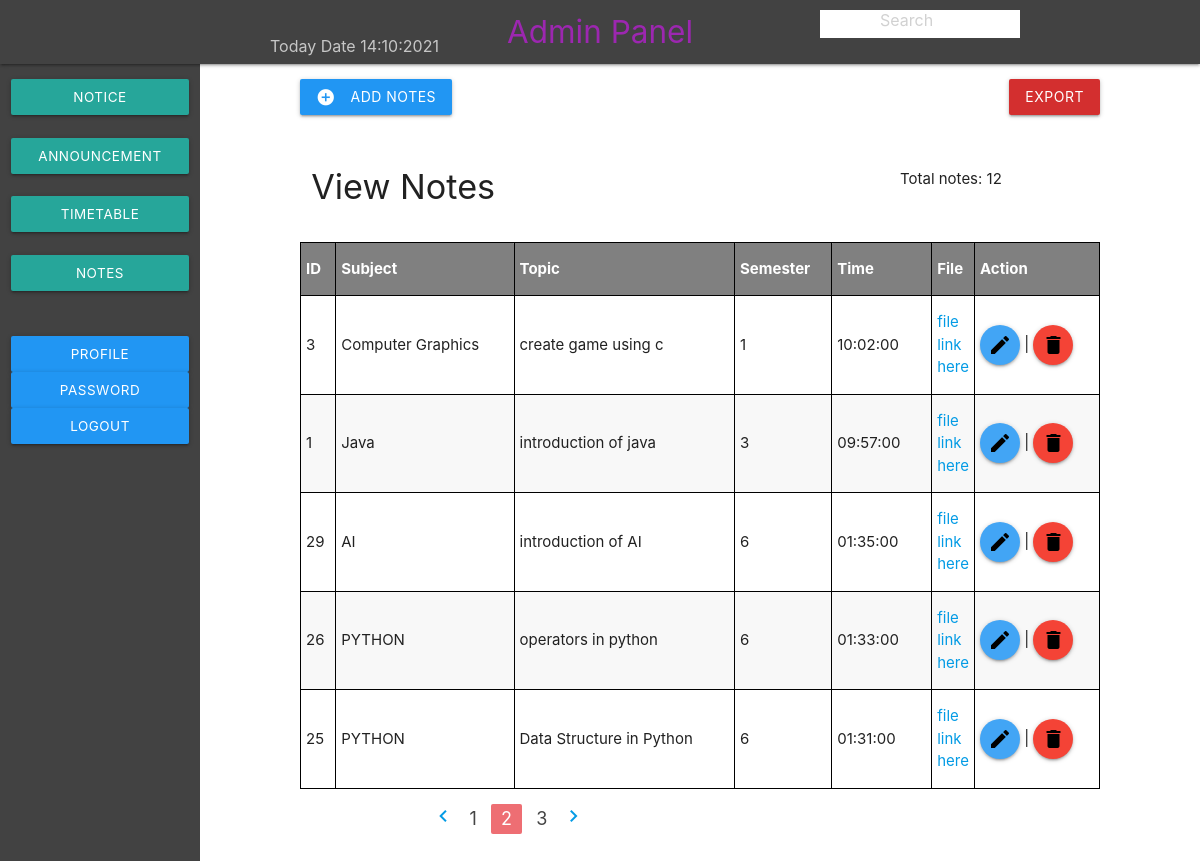
The page /admin_notes.php?start=2 (signed in) on the database its author committed.
### tables this page shows
CREATE TABLE `notes` (
  `id` int(11) NOT NULL,
  `subject` varchar(100) NOT NULL,
  `topic` text NOT NULL,
  `semester` int(11) NOT NULL,
  `time` time NOT NULL,
  `file` varchar(255) NOT NULL
);

### admin_notes.php (the view, shortened to what this page needs)
<?php
require "admin_top.php";
?>
        <div class="content col l10 m10 s12 " style="height: 100vh;">
            <div class="section">
                <button class="btn  blue toggle_btn m3 " id="timetable_add" onclick="toggle_form();"> <i
                        class="material-icons left">add_circle</i>Add Notes</button>
                <div class="right">
                    <button id="export" class="btn red hoverable darken-2">Export</button>
                </div>
            </div>
            <div class=" col l9 m9 s12">
                <h4>View Notes</h4>
                <br>
            </div>
            <div class="container-fluid">
                <?php
                        $per_page_result=5;
                        $start=0;
                        $current_page=1;
                        if(isset($_GET['start'])){
                            $start=$_GET['start'];
                            if($start<=0){
                                $start=0;
                                $current_page=1;
                            }
                            else{
                                $current_page=$start;
                                $start=$start-1;
                                $start=$start*$per_page_result;
                            }
                        }
                        $total_record=mysqli_num_rows(mysqli_query($con,"select * from notes"));
                        $pagi=ceil($total_record/$per_page_result);
                         $sql="select * from notes ORDER BY time desc limit  $start,$per_page_result ";
                        $response=mysqli_query($con,$sql) or die(mysqli_error($con));
                    ?>
          <?php
                if($response){
                if($records=mysqli_num_rows($response)>0){
                    echo "<br>Total notes: $total_record";
                    echo"<br>";
            ?>
        <div id="show_table_id" >
            <table class="table striped bordered highlight" id="table_timetable ">
            <?php
                echo "
                <tr >
                    <th >ID</th>
                    <th >Subject</th>
                    <th >Topic</th>
                    <th >Semester</th>
                    <th style='width:100px;'>Time</th>
                    <th style='width:10px;'>File</th>
                    <th style='min-width:70px;'>Action</th>
                </tr>";
                while($data=mysqli_fetch_assoc($response)){
                echo "<tr>";
                echo"
                <td data-label='Id'>$data[id]</td>
                <td data-label='Subject'>$data[subject]</td>
                <td data-label='Topic'>$data[topic]</td>
                <td data-label='Semester'>$data[semester]</td>
                <td data-label='Time'>$data[time]</td>
                <td data-label='File'><a href='media/$data[file]' >file link here</a> </td>
                <td data-label='Action'><a href='timetable_eid.php?eid=$data[id]'  class='btn btn-floating  blue lighten-1 ' id='loginbtn'><i class='material-icons left black-text'>edit</i></a>
                 | <a href='delete_timetable.php?did=$data[id]&dfile=$data[file] 'class='btn btn-floating btn-group-lg red'><i class='material-icons left black-text'>delete</i></a></td> ";
                echo"</tr>";
            }
          }
      }
            echo "</table>";
            ?>
                    </div>
            </div>
            <div class="container">
                <div class="col s12 ">
                    <ul class="pagination">
                        <a href="admin_panel.php?start=<?php echo $current_page-1;?>">
                            <i class="material-icons">chevron_left</i></a>
                        <?php
                    for($i=1;$i<=$pagi;$i++){
                        $class='';
                        if($current_page==$i){
                            $class='active';
                        }
                    ?>
                        <li class="waves-effect <?php echo $class; ?>"><a href="?start=<?php echo $i;?>">
                                <?php echo $i;?>
                            </a></li>
                        <?php
            }
                ?>
                        <a href="admin_panel.php?start=<?php echo $current_page+1;?>">
                            <i class="material-icons">chevron_right</i></a>
                    </ul>
                </div>
            </div>
        </div>
</body>
</html>

### admin_top.php (style rules this page uses)
html { scroll-behavior: smooth; }
.row .content { padding: 0 100px 10px; }
.content { margin-left:200px; }
.table tr th { background: grey; color:white; }
.table tr,th,td { border:.6px solid black; }

### rows shown on the page
notes: id "3", subject "Computer Graphics", topic "create game using c", semester "1", time "10:02:00"
notes: id "1", subject "Java", topic "introduction of java", semester "3", time "09:57:00"
notes: id "29", subject "AI", topic "introduction of AI", semester "6", time "01:35:00"
notes: id "26", subject "PYTHON", topic "operators in python", semester "6", time "01:33:00"
notes: id "25", subject "PYTHON", topic "Data Structure in Python", semester "6", time "01:31:00"

### other values the page prints
$total_record "12"
